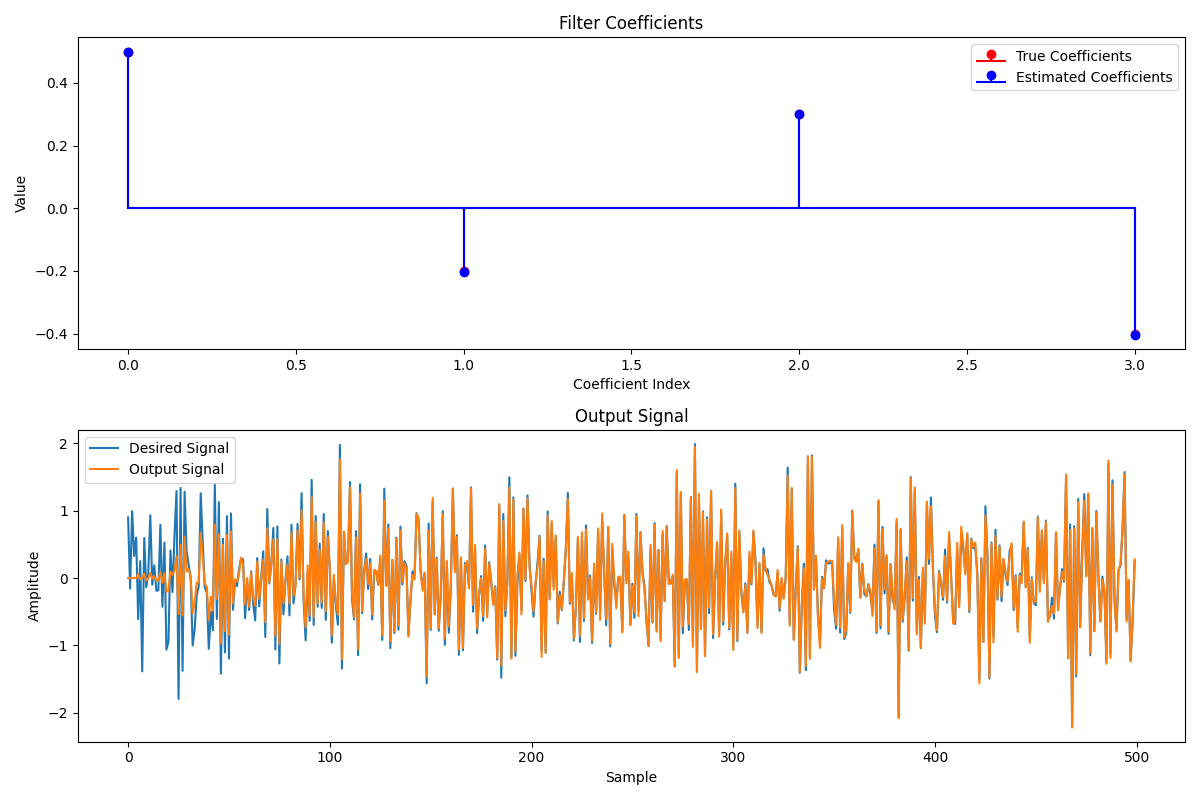

Write the Python code that produced this figure.
import numpy as np
import matplotlib.pyplot as plt

def lms_identification(d, x, mu, num_coeffs):
    n_samples = len(d)
    w = np.zeros(num_coeffs)  # フィルタ係数の初期化
    y = np.zeros(n_samples)   # 出力信号の初期化
    e = np.zeros(n_samples)   # エラー信号の初期化

    # LMSアルゴリズム
    for n in range(num_coeffs, n_samples):
        x_n = x[n:n-num_coeffs:-1]  # 現在の入力ベクトル
        y[n] = np.dot(w, x_n)       # フィルタの出力
        e[n] = d[n] - y[n]          # エラー計算
        w += 2 * mu * e[n] * x_n    # フィルタ係数の更新

    return y, w, e

# データの生成
np.random.seed(0)
n_samples = 500
num_coeffs = 4

# システムのインパルス応答（例: フィルタ係数）
true_w = np.array([0.5, -0.2, 0.3, -0.4])

# 入力信号（例: 白色ガウスノイズ）
x = np.random.randn(n_samples)

# 出力信号（システムによる生成）
d = np.convolve(x, true_w, mode='full')[:n_samples] + 0.05 * np.random.randn(n_samples)

# LMSアルゴリズムを使用した同定
mu = 0.01  # ステップサイズ
y, w, e = lms_identification(d, x, mu, num_coeffs)

# 結果のプロット
plt.figure(figsize=(12, 8))

# 真のフィルタ係数
plt.subplot(2, 1, 1)
plt.stem(true_w, linefmt='r-', markerfmt='ro', basefmt='r-', label='True Coefficients')
plt.stem(w, linefmt='b-', markerfmt='bo', basefmt='b-', label='Estimated Coefficients')
plt.title('Filter Coefficients')
plt.xlabel('Coefficient Index')
plt.ylabel('Value')
plt.legend()

# 出力信号の比較
plt.subplot(2, 1, 2)
plt.plot(d, label='Desired Signal')
plt.plot(y, label='Output Signal')
plt.title('Output Signal')
plt.xlabel('Sample')
plt.ylabel('Amplitude')
plt.legend()

plt.tight_layout()
plt.show()
